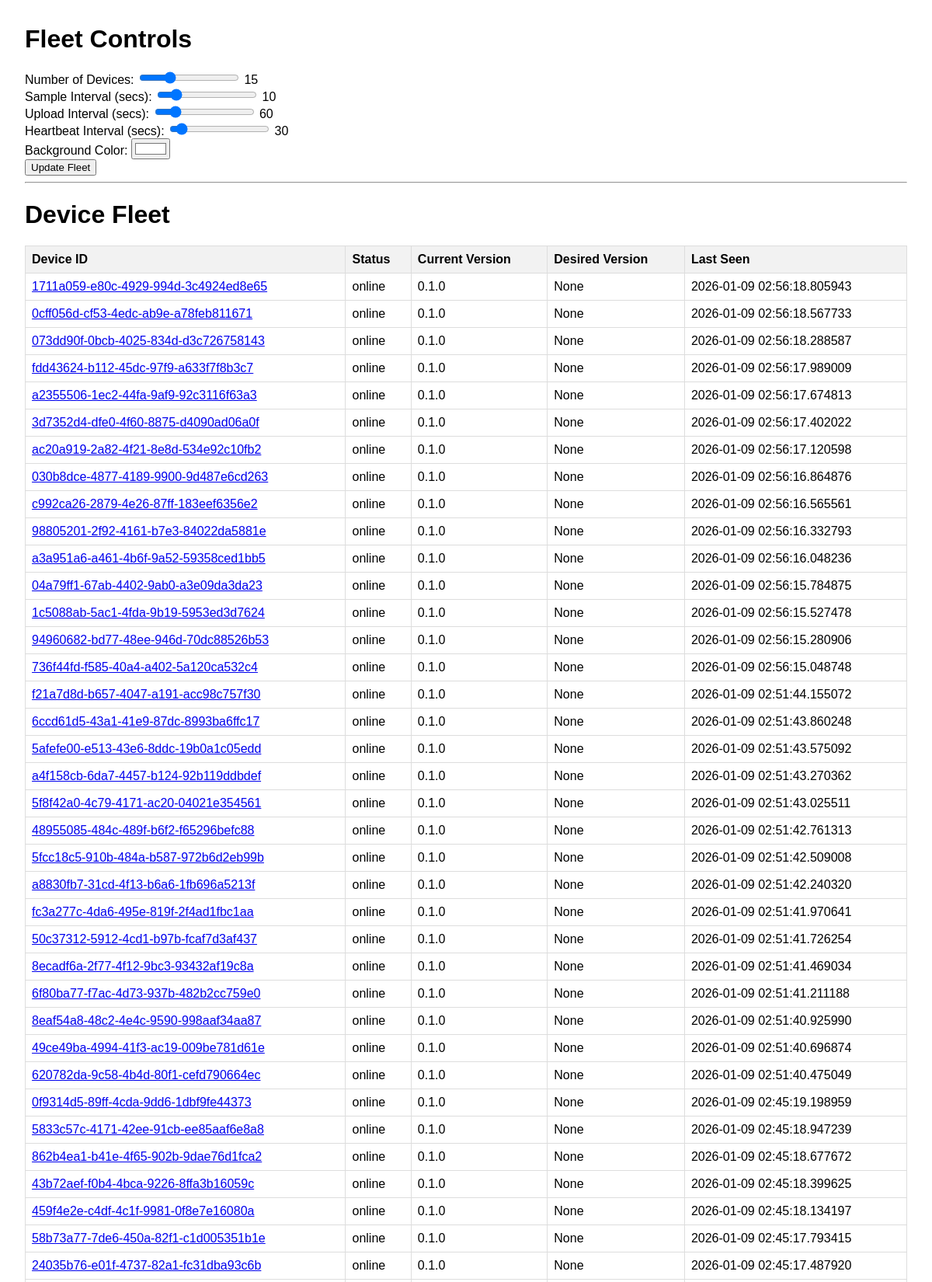
The page / (upper part) on the database its author committed.
### app/models.py (models this page shows)
class Device(Base):
    __tablename__ = "devices"
    id = Column(String, primary_key=True, index=True)
    current_version = Column(String)
    desired_version = Column(String)
    last_seen = Column(DateTime, default=datetime.datetime.utcnow)
    status = Column(String)
    measurements = relationship("Measurement", back_populates="device")

### app/ui/views.py (the view)
@router.get("/", response_class=HTMLResponse)
async def read_root(request: Request, db: Session = Depends(get_db)):
    devices = db.query(models.Device).order_by(models.Device.last_seen.desc()).all()
    return templates.TemplateResponse("index.html", {"request": request, "devices": devices})

### app/ui/templates/index.html (shortened to what this page needs)
<!DOCTYPE html>
<html>
<head>
    <link rel="stylesheet" href="/static/main.css">
</head>
<body>
    <h1>Fleet Controls</h1>
    <form id="fleet-controls-form">
        <div class="control-group">
            <label for="num_devices">Number of Devices:</label>
            <input type="range" id="num_devices" name="num_devices" min="1" max="50" value="15">
            <span id="num_devices_value">15</span>
        </div>
        <div class="control-group">
            <label for="sample_interval_secs">Sample Interval (secs):</label>
            <input type="range" id="sample_interval_secs" name="sample_interval_secs" min="1" max="60" value="10">
            <span id="sample_interval_secs_value">10</span>
        </div>
        <div class="control-group">
            <label for="upload_interval_secs">Upload Interval (secs):</label>
            <input type="range" id="upload_interval_secs" name="upload_interval_secs" min="10" max="300" value="60">
            <span id="upload_interval_secs_value">60</span>
        </div>
        <div class="control-group">
            <label for="heartbeat_interval_secs">Heartbeat Interval (secs):</label>
            <input type="range" id="heartbeat_interval_secs" name="heartbeat_interval_secs" min="10" max="300" value="30">
            <span id="heartbeat_interval_secs_value">30</span>
        </div>
        <div class="control-group">
            <label for="bg_color">Background Color:</label>
            <input type="color" id="bg_color" name="bg_color" value="#ffffff">
        </div>
        <button type="submit">Update Fleet</button>
    </form>
    <hr>
    <h1>Device Fleet</h1>
    <table>
        <thead>
            <tr>
                <th>Device ID</th>
                <th>Status</th>
                <th>Current Version</th>
                <th>Desired Version</th>
                <th>Last Seen</th>
            </tr>
        </thead>
        <tbody>
            {% for device in devices %}
            <tr>
                <td><a href="/devices/{{ device.id }}">{{ device.id }}</a></td>
                <td>{{ device.status }}</td>
                <td>{{ device.current_version }}</td>
                <td>{{ device.desired_version }}</td>
                <td>{{ device.last_seen }}</td>
            </tr>
            {% endfor %}
        </tbody>
    </table>
</body>
</html>

### app/ui/static/main.css (style rules this page uses)
body { font-family: sans-serif; margin: 2em; }
table { width: 100%; border-collapse: collapse; }
th, td { border: 1px solid #dddddd; text-align: left; padding: 8px; }
thead { background-color: #f2f2f2; }

### rows shown on the page
Device: id "1711a059-e80c-4929-994d-3c4924ed8e65", status "online", current_version "0.1.0", desired_version "None", last_seen "2026-01-09 02:56:18.805943"
Device: id "0cff056d-cf53-4edc-ab9e-a78feb811671", status "online", current_version "0.1.0", desired_version "None", last_seen "2026-01-09 02:56:18.567733"
Device: id "073dd90f-0bcb-4025-834d-d3c726758143", status "online", current_version "0.1.0", desired_version "None", last_seen "2026-01-09 02:56:18.288587"
Device: id "fdd43624-b112-45dc-97f9-a633f7f8b3c7", status "online", current_version "0.1.0", desired_version "None", last_seen "2026-01-09 02:56:17.989009"
Device: id "a2355506-1ec2-44fa-9af9-92c3116f63a3", status "online", current_version "0.1.0", desired_version "None", last_seen "2026-01-09 02:56:17.674813"
Device: id "3d7352d4-dfe0-4f60-8875-d4090ad06a0f", status "online", current_version "0.1.0", desired_version "None", last_seen "2026-01-09 02:56:17.402022"
Device: id "ac20a919-2a82-4f21-8e8d-534e92c10fb2", status "online", current_version "0.1.0", desired_version "None", last_seen "2026-01-09 02:56:17.120598"
Device: id "030b8dce-4877-4189-9900-9d487e6cd263", status "online", current_version "0.1.0", desired_version "None", last_seen "2026-01-09 02:56:16.864876"
Device: id "c992ca26-2879-4e26-87ff-183eef6356e2", status "online", current_version "0.1.0", desired_version "None", last_seen "2026-01-09 02:56:16.565561"
Device: id "98805201-2f92-4161-b7e3-84022da5881e", status "online", current_version "0.1.0", desired_version "None", last_seen "2026-01-09 02:56:16.332793"
Device: id "a3a951a6-a461-4b6f-9a52-59358ced1bb5", status "online", current_version "0.1.0", desired_version "None", last_seen "2026-01-09 02:56:16.048236"
Device: id "04a79ff1-67ab-4402-9ab0-a3e09da3da23", status "online", current_version "0.1.0", desired_version "None", last_seen "2026-01-09 02:56:15.784875"
Device: id "1c5088ab-5ac1-4fda-9b19-5953ed3d7624", status "online", current_version "0.1.0", desired_version "None", last_seen "2026-01-09 02:56:15.527478"
Device: id "94960682-bd77-48ee-946d-70dc88526b53", status "online", current_version "0.1.0", desired_version "None", last_seen "2026-01-09 02:56:15.280906"
Device: id "736f44fd-f585-40a4-a402-5a120ca532c4", status "online", current_version "0.1.0", desired_version "None", last_seen "2026-01-09 02:56:15.048748"
Device: id "f21a7d8d-b657-4047-a191-acc98c757f30", status "online", current_version "0.1.0", desired_version "None", last_seen "2026-01-09 02:51:44.155072"
Device: id "6ccd61d5-43a1-41e9-87dc-8993ba6ffc17", status "online", current_version "0.1.0", desired_version "None", last_seen "2026-01-09 02:51:43.860248"
Device: id "5afefe00-e513-43e6-8ddc-19b0a1c05edd", status "online", current_version "0.1.0", desired_version "None", last_seen "2026-01-09 02:51:43.575092"
Device: id "a4f158cb-6da7-4457-b124-92b119ddbdef", status "online", current_version "0.1.0", desired_version "None", last_seen "2026-01-09 02:51:43.270362"
Device: id "5f8f42a0-4c79-4171-ac20-04021e354561", status "online", current_version "0.1.0", desired_version "None", last_seen "2026-01-09 02:51:43.025511"
Device: id "48955085-484c-489f-b6f2-f65296befc88", status "online", current_version "0.1.0", desired_version "None", last_seen "2026-01-09 02:51:42.761313"
Device: id "5fcc18c5-910b-484a-b587-972b6d2eb99b", status "online", current_version "0.1.0", desired_version "None", last_seen "2026-01-09 02:51:42.509008"
Device: id "a8830fb7-31cd-4f13-b6a6-1fb696a5213f", status "online", current_version "0.1.0", desired_version "None", last_seen "2026-01-09 02:51:42.240320"
Device: id "fc3a277c-4da6-495e-819f-2f4ad1fbc1aa", status "online", current_version "0.1.0", desired_version "None", last_seen "2026-01-09 02:51:41.970641"
Device: id "50c37312-5912-4cd1-b97b-fcaf7d3af437", status "online", current_version "0.1.0", desired_version "None", last_seen "2026-01-09 02:51:41.726254"
Device: id "8ecadf6a-2f77-4f12-9bc3-93432af19c8a", status "online", current_version "0.1.0", desired_version "None", last_seen "2026-01-09 02:51:41.469034"
Device: id "6f80ba77-f7ac-4d73-937b-482b2cc759e0", status "online", current_version "0.1.0", desired_version "None", last_seen "2026-01-09 02:51:41.211188"
Device: id "8eaf54a8-48c2-4e4c-9590-998aaf34aa87", status "online", current_version "0.1.0", desired_version "None", last_seen "2026-01-09 02:51:40.925990"
Device: id "49ce49ba-4994-41f3-ac19-009be781d61e", status "online", current_version "0.1.0", desired_version "None", last_seen "2026-01-09 02:51:40.696874"
Device: id "620782da-9c58-4b4d-80f1-cefd790664ec", status "online", current_version "0.1.0", desired_version "None", last_seen "2026-01-09 02:51:40.475049"
Device: id "0f9314d5-89ff-4cda-9dd6-1dbf9fe44373", status "online", current_version "0.1.0", desired_version "None", last_seen "2026-01-09 02:45:19.198959"
Device: id "5833c57c-4171-42ee-91cb-ee85aaf6e8a8", status "online", current_version "0.1.0", desired_version "None", last_seen "2026-01-09 02:45:18.947239"
Device: id "862b4ea1-b41e-4f65-902b-9dae76d1fca2", status "online", current_version "0.1.0", desired_version "None", last_seen "2026-01-09 02:45:18.677672"
Device: id "43b72aef-f0b4-4bca-9226-8ffa3b16059c", status "online", current_version "0.1.0", desired_version "None", last_seen "2026-01-09 02:45:18.399625"
Device: id "459f4e2e-c4df-4c1f-9981-0f8e7e16080a", status "online", current_version "0.1.0", desired_version "None", last_seen "2026-01-09 02:45:18.134197"
Device: id "58b73a77-7de6-450a-82f1-c1d005351b1e", status "online", current_version "0.1.0", desired_version "None", last_seen "2026-01-09 02:45:17.793415"
Device: id "24035b76-e01f-4737-82a1-fc31dba93c6b", status "online", current_version "0.1.0", desired_version "None", last_seen "2026-01-09 02:45:17.487920"
